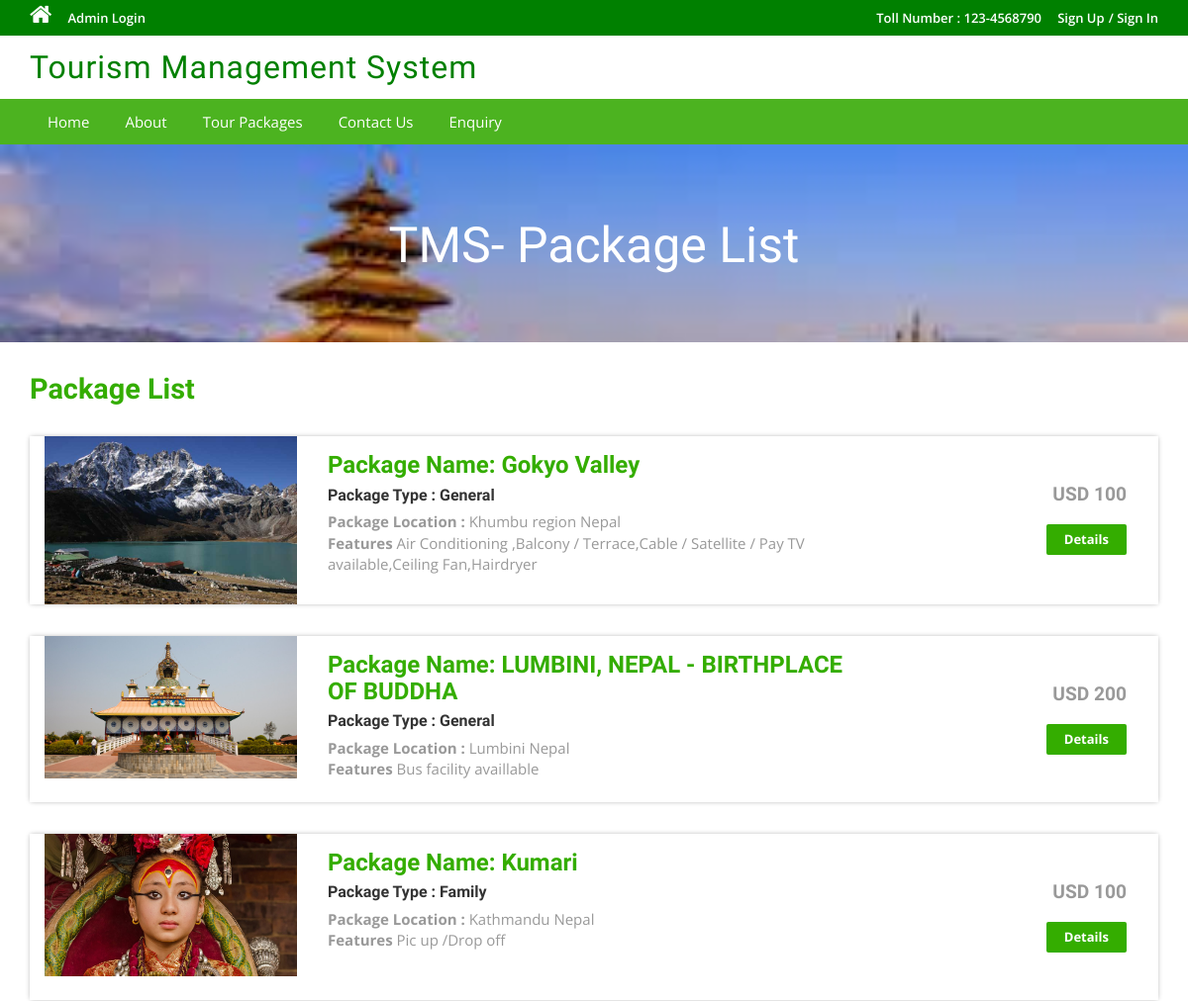
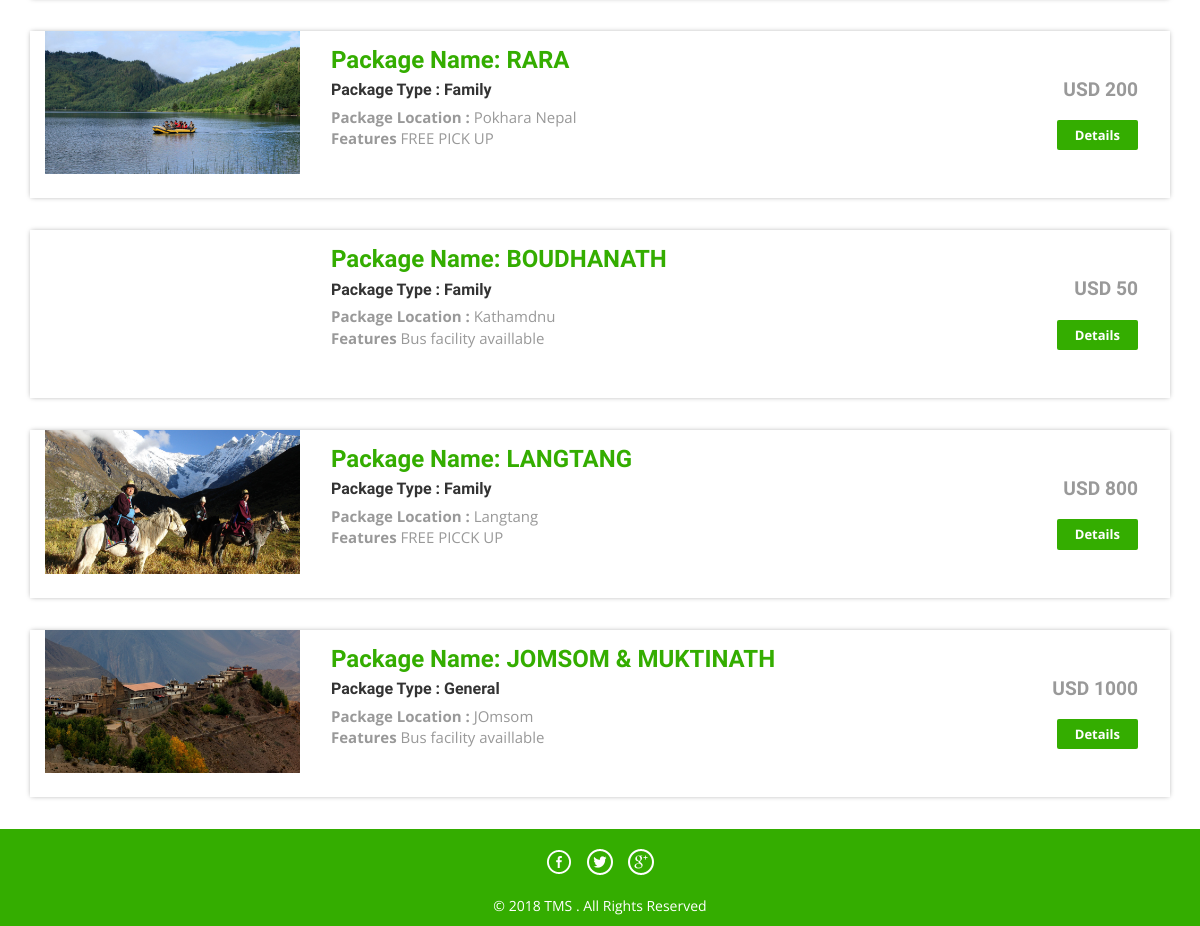
The app's page /package-list.php with its own data (2 pictures, top to bottom).
### tables this page shows
CREATE TABLE `tbltourpackages` (
  `PackageId` int(11) NOT NULL,
  `PackageName` varchar(200) NOT NULL,
  `PackageType` varchar(150) NOT NULL,
  `PackageLocation` varchar(100) NOT NULL,
  `PackagePrice` int(11) NOT NULL,
  `PackageFetures` varchar(255) NOT NULL,
  `PackageDetails` mediumtext NOT NULL,
  `PackageImage` varchar(100) NOT NULL,
  `Creationdate` timestamp NOT NULL DEFAULT CURRENT_TIMESTAMP,
  `UpdationDate` timestamp NULL DEFAULT '0000-00-00 00:00:00' ON UPDATE CURRENT_TIMESTAMP
);

### package-list.php (the view, shortened to what this page needs)
<?php
include('includes/config.php');
?>
<!DOCTYPE HTML>
<html>
<head>
<link href="css/bootstrap.css" rel='stylesheet' type='text/css' />
<link href="css/style.css" rel='stylesheet' type='text/css' />
<link href="css/font-awesome.css" rel="stylesheet">
<link href="css/animate.css" rel="stylesheet" type="text/css" media="all">
</head>
<body>
<?php include('includes/header.php');?>
<div class="banner-3">
	<div class="container">
		<h1 class="wow zoomIn animated animated" data-wow-delay=".5s" style="visibility: visible; animation-delay: 0.5s; animation-name: zoomIn;"> TMS- Package List</h1>
	</div>
</div>
<div class="rooms">
	<div class="container">
		<div class="room-bottom">
			<h3>Package List</h3>
<?php $sql = "SELECT * from tbltourpackages";
$query = $dbh->prepare($sql);
$query->execute();
$results=$query->fetchAll(PDO::FETCH_OBJ);
if($query->rowCount() > 0)
{
foreach($results as $result)
{	?>
			<div class="rom-btm">
				<div class="col-md-3 room-left wow fadeInLeft animated" data-wow-delay=".5s">
					<img src="admin/pacakgeimages/<?php echo htmlentities($result->PackageImage);?>" class="img-responsive" alt="">
				</div>
				<div class="col-md-6 room-midle wow fadeInUp animated" data-wow-delay=".5s">
					<h4>Package Name: <?php echo htmlentities($result->PackageName);?></h4>
					<h6>Package Type : <?php echo htmlentities($result->PackageType);?></h6>
					<p><b>Package Location :</b> <?php echo htmlentities($result->PackageLocation);?></p>
					<p><b>Features</b> <?php echo htmlentities($result->PackageFetures);?></p>
				</div>
				<div class="col-md-3 room-right wow fadeInRight animated" data-wow-delay=".5s">
					<h5>USD <?php echo htmlentities($result->PackagePrice);?></h5>
					<a href="package-details.php?pkgid=<?php echo htmlentities($result->PackageId);?>" class="view">Details</a>
				</div>
				<div class="clearfix"></div>
			</div>
<?php }} ?>
		</div>
	</div>
</div>
<?php include('includes/footer.php');?>
</body>
</html>

### css/style.css (style rules this page uses)
html, body { font-size: 100%; background: #fff; font-family: 'Open Sans', sans-serif; }
body a,.grid_1,plan_1,plan_1.one,plan_1.two,i.icon1, i.icon2, i.icon3, i.icon4, i.icon5, i.icon6 { transition:0.5s all; -webkit-transition:0.5s all; -moz-transition:0.5s all; -o-transition:0.5s all; -ms-transition:0.5s all; }
h1,h2,h3,h4,h5,h6 { margin:0; font-family: 'Roboto Condensed', sans-serif; }
p { margin:0; }
a.view { padding: 6px 18px; font-weight: 700; color: #fff; background-color: #34ad00; border: 0; font-size: 13px; border-radius: 2px; -webkit-transition: all .2s; -moz-transition: all .2s; transition: all .2s; margin-top: 20px; display: inline-block; }
.banner-3 { background: url(../images/6.jpg)no-repeat; background-size: cover; -webkit-background-size: cover; -o-background-size: cover; -ms-background-size: cover; -moz-background-size: cover; min-height:200px; }
.banner-3 h1 { font-size: 50px; margin-bottom: 40px; padding: 1.5em 0 0; text-align: center; color: #fff; }
.rom-btm { margin-top: 2em; box-shadow: 0px 0px 5px -1px rgba(0, 0, 0, 0.37); }
.room-bottom h3 { font-size: 1.8em; font-weight: 700; color: #34ad00; }
.room-bottom { padding: 2em 0; }
.rom-btm h4 { font-size: 1.5em; font-weight: 700; color: #34ad00; }
.rom-btm p { font-size: 15px; color: #999; }
.rom-btm h6 { font-size: 1em; font-weight: 700; margin: 0.5em 0; }
.room-right { text-align: right; padding: 3em 2em; }
.room-midle { padding: 1em; }
.rom-btm h5 { font-size: 1.2em; font-weight: 700; color: #999; }

### records on screen
tbltourpackages: PackageImage (picture), PackageName "Gokyo Valley", PackageType "General", PackageLocation "Khumbu region Nepal", PackageFetures "Air Conditioning ,Balcony / Terrace,Cable / Satellite / Pay TV available,Ceiling Fan,Hairdryer", PackagePrice "100"
tbltourpackages: PackageImage (picture), PackageName "LUMBINI, NEPAL - BIRTHPLACE OF BUDDHA", PackageType "General", PackageLocation "Lumbini Nepal", PackageFetures "Bus facility availlable", PackagePrice "200"
tbltourpackages: PackageImage (picture), PackageName "Kumari", PackageType "Family", PackageLocation "Kathmandu Nepal", PackageFetures "Pic up /Drop off", PackagePrice "100"
tbltourpackages: PackageImage (picture), PackageName "RARA", PackageType "Family", PackageLocation "Pokhara Nepal", PackageFetures "FREE PICK UP", PackagePrice "200"
tbltourpackages: PackageName "BOUDHANATH", PackageType "Family", PackageLocation "Kathamdnu", PackageFetures "Bus facility availlable", PackagePrice "50"
tbltourpackages: PackageImage (picture), PackageName "LANGTANG", PackageType "Family", PackageLocation "Langtang", PackageFetures "FREE PICCK UP", PackagePrice "800"
tbltourpackages: PackageImage (picture), PackageName "JOMSOM & MUKTINATH", PackageType "General", PackageLocation "JOmsom", PackageFetures "Bus facility availlable", PackagePrice "1000"
